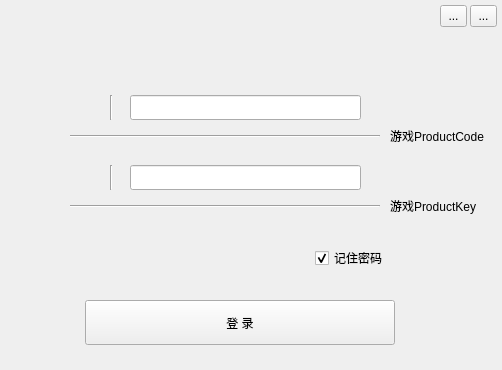
<?xml version="1.0" encoding="UTF-8"?>
<ui version="4.0">
 <class>Form</class>
 <widget class="QWidget" name="Form">
  <property name="geometry">
   <rect>
    <x>0</x>
    <y>0</y>
    <width>502</width>
    <height>370</height>
   </rect>
  </property>
  <property name="windowTitle">
   <string>请登录</string>
  </property>
  <property name="windowIcon">
   <iconset resource="../../WorkSpace_python/mypack/res.qrc">
    <normaloff>:/images/funcell.png</normaloff>:/images/funcell.png</iconset>
  </property>
  <property name="styleSheet">
   <string notr="true">QToolButton[objectName=&quot;closetoolButton&quot;] {
border:0px;
}
QToolButton[objectName=&quot;closetoolButton&quot;]:hover {
image:url(:/images/close_hover.png);
}
QToolButton[objectName=&quot;closetoolButton&quot;]:pressed {
image:url(:/images/close_pressed.png);
}

QToolButton[objectName=&quot;closetoolButton_2&quot;] {
border:0px;
}
QToolButton[objectName=&quot;closetoolButton_2&quot;]:hover {
image:url(:/images/min_hover.png);
}
QToolButton[objectName=&quot;closetoolButton_2&quot;]:pressed {
image:url(:/images/min_pressed.png);
}

QWidget[objectName=&quot;Form&quot;]{
border-image:url(&quot;:/images/setting_bg.jpg&quot;);
}

QToolButton[objectName=&quot;toolButton&quot;]{
background-color: gray;
border-radius: 10px;
}
QLineEdit[objectName=&quot;lineEdit&quot;],QLineEdit[objectName=&quot;lineEdit_2&quot;]{
border:0px;
background-color:transparent;
}
QCheckBox[objectName=&quot;checkBox&quot;]{
color:white;
}
QLineEdit[objectName=&quot;lineEdit&quot;],QLineEdit[objectName=&quot;lineEdit_2&quot;]{
color:gray;
}

QLabel[objectName=&quot;label_4&quot;],QLabel[objectName=&quot;label_5&quot;]{
color:red;
}
</string>
  </property>
  <widget class="QWidget" name="widget" native="true">
   <property name="geometry">
    <rect>
     <x>0</x>
     <y>0</y>
     <width>500</width>
     <height>370</height>
    </rect>
   </property>
   <widget class="Line" name="line_2">
    <property name="geometry">
     <rect>
      <x>70</x>
      <y>135</y>
      <width>310</width>
      <height>3</height>
     </rect>
    </property>
    <property name="orientation">
     <enum>Qt::Horizontal</enum>
    </property>
   </widget>
   <widget class="QLabel" name="label">
    <property name="geometry">
     <rect>
      <x>70</x>
      <y>92</y>
      <width>30</width>
      <height>30</height>
     </rect>
    </property>
    <property name="text">
     <string/>
    </property>
    <property name="pixmap">
     <pixmap resource="../../WorkSpace_python/mypack/res.qrc">:/images/use.png</pixmap>
    </property>
   </widget>
   <widget class="Line" name="line_3">
    <property name="geometry">
     <rect>
      <x>70</x>
      <y>205</y>
      <width>310</width>
      <height>3</height>
     </rect>
    </property>
    <property name="orientation">
     <enum>Qt::Horizontal</enum>
    </property>
   </widget>
   <widget class="QCheckBox" name="checkBox">
    <property name="geometry">
     <rect>
      <x>315</x>
      <y>250</y>
      <width>71</width>
      <height>16</height>
     </rect>
    </property>
    <property name="text">
     <string>记住密码</string>
    </property>
    <property name="checked">
     <bool>true</bool>
    </property>
   </widget>
   <widget class="QToolButton" name="toolButton">
    <property name="geometry">
     <rect>
      <x>85</x>
      <y>300</y>
      <width>310</width>
      <height>45</height>
     </rect>
    </property>
    <property name="text">
     <string>登 录</string>
    </property>
    <property name="autoRepeat">
     <bool>false</bool>
    </property>
    <property name="toolButtonStyle">
     <enum>Qt::ToolButtonTextBesideIcon</enum>
    </property>
   </widget>
   <widget class="QLineEdit" name="lineEdit">
    <property name="geometry">
     <rect>
      <x>130</x>
      <y>95</y>
      <width>231</width>
      <height>25</height>
     </rect>
    </property>
    <property name="font">
     <font>
      <family>Aharoni</family>
     </font>
    </property>
    <property name="text">
     <string/>
    </property>
   </widget>
   <widget class="Line" name="line_4">
    <property name="geometry">
     <rect>
      <x>110</x>
      <y>165</y>
      <width>3</width>
      <height>25</height>
     </rect>
    </property>
    <property name="orientation">
     <enum>Qt::Vertical</enum>
    </property>
   </widget>
   <widget class="QLineEdit" name="lineEdit_2">
    <property name="geometry">
     <rect>
      <x>130</x>
      <y>165</y>
      <width>231</width>
      <height>25</height>
     </rect>
    </property>
    <property name="font">
     <font>
      <family>Aharoni</family>
     </font>
    </property>
    <property name="text">
     <string/>
    </property>
    <property name="echoMode">
     <enum>QLineEdit::Password</enum>
    </property>
   </widget>
   <widget class="Line" name="line">
    <property name="geometry">
     <rect>
      <x>110</x>
      <y>95</y>
      <width>3</width>
      <height>25</height>
     </rect>
    </property>
    <property name="orientation">
     <enum>Qt::Vertical</enum>
    </property>
   </widget>
   <widget class="QLabel" name="label_2">
    <property name="geometry">
     <rect>
      <x>70</x>
      <y>160</y>
      <width>30</width>
      <height>30</height>
     </rect>
    </property>
    <property name="text">
     <string/>
    </property>
    <property name="pixmap">
     <pixmap resource="../../WorkSpace_python/mypack/res.qrc">:/images/suo.png</pixmap>
    </property>
   </widget>
   <widget class="QToolButton" name="closetoolButton">
    <property name="geometry">
     <rect>
      <x>470</x>
      <y>5</y>
      <width>27</width>
      <height>22</height>
     </rect>
    </property>
    <property name="text">
     <string>...</string>
    </property>
    <property name="icon">
     <iconset resource="../../WorkSpace_python/mypack/res.qrc">
      <normaloff>:/images/close_normal.png</normaloff>:/images/close_normal.png</iconset>
    </property>
    <property name="iconSize">
     <size>
      <width>27</width>
      <height>22</height>
     </size>
    </property>
   </widget>
   <widget class="QToolButton" name="closetoolButton_2">
    <property name="geometry">
     <rect>
      <x>440</x>
      <y>5</y>
      <width>27</width>
      <height>22</height>
     </rect>
    </property>
    <property name="text">
     <string>...</string>
    </property>
    <property name="icon">
     <iconset resource="../../WorkSpace_python/mypack/res.qrc">
      <normaloff>:/images/min_normal.png</normaloff>:/images/min_normal.png</iconset>
    </property>
    <property name="iconSize">
     <size>
      <width>27</width>
      <height>22</height>
     </size>
    </property>
   </widget>
   <widget class="QLabel" name="label_4">
    <property name="geometry">
     <rect>
      <x>390</x>
      <y>120</y>
      <width>105</width>
      <height>31</height>
     </rect>
    </property>
    <property name="text">
     <string>游戏ProductCode</string>
    </property>
   </widget>
   <widget class="QLabel" name="label_5">
    <property name="geometry">
     <rect>
      <x>390</x>
      <y>190</y>
      <width>105</width>
      <height>31</height>
     </rect>
    </property>
    <property name="text">
     <string>游戏ProductKey</string>
    </property>
   </widget>
  </widget>
 </widget>
 <resources>
  <include location="../../WorkSpace_python/mypack/res.qrc"/>
  <include location="../../WorkSpace_python/mypack/res.qrc"/>
 </resources>
 <connections/>
</ui>
